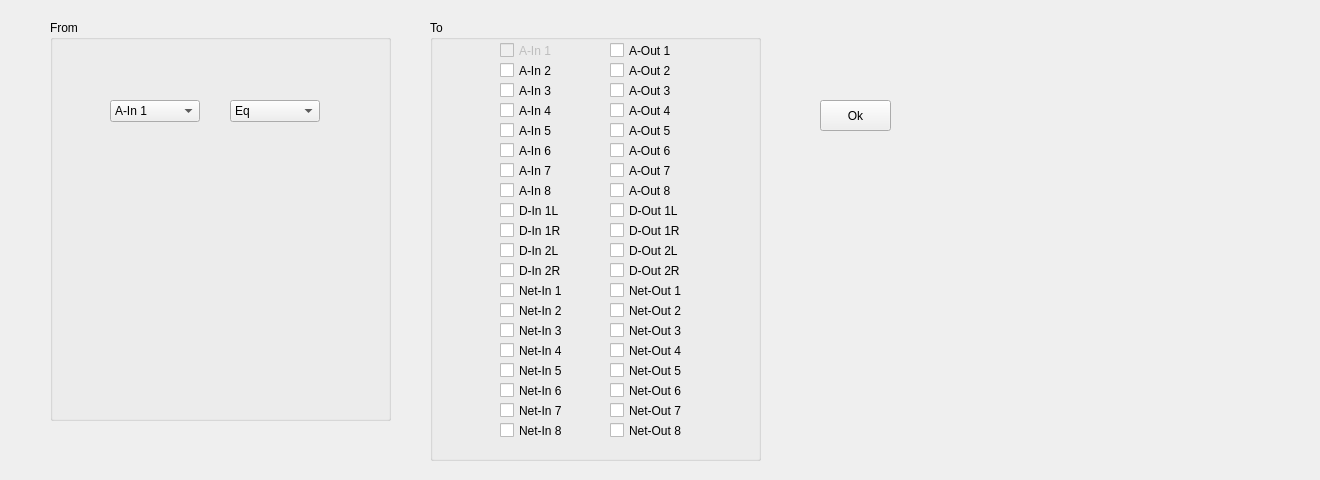
<?xml version="1.0" encoding="UTF-8"?>
<ui version="4.0">
 <class>Trn_CopyWidget</class>
 <widget class="QWidget" name="Trn_CopyWidget">
  <property name="geometry">
   <rect>
    <x>0</x>
    <y>0</y>
    <width>1320</width>
    <height>480</height>
   </rect>
  </property>
  <property name="windowTitle">
   <string>Form</string>
  </property>
  <widget class="QGroupBox" name="groupBox">
   <property name="geometry">
    <rect>
     <x>50</x>
     <y>20</y>
     <width>341</width>
     <height>401</height>
    </rect>
   </property>
   <property name="title">
    <string>From</string>
   </property>
   <widget class="QComboBox" name="comboBox_source">
    <property name="geometry">
     <rect>
      <x>60</x>
      <y>80</y>
      <width>90</width>
      <height>22</height>
     </rect>
    </property>
    <item>
     <property name="text">
      <string>A-In 1</string>
     </property>
    </item>
    <item>
     <property name="text">
      <string>A-In 2</string>
     </property>
    </item>
    <item>
     <property name="text">
      <string>A-In 3</string>
     </property>
    </item>
    <item>
     <property name="text">
      <string>A-In 4</string>
     </property>
    </item>
    <item>
     <property name="text">
      <string>A-In 5</string>
     </property>
    </item>
    <item>
     <property name="text">
      <string>A-In 6</string>
     </property>
    </item>
    <item>
     <property name="text">
      <string>A-In 7</string>
     </property>
    </item>
    <item>
     <property name="text">
      <string>A-In 8</string>
     </property>
    </item>
    <item>
     <property name="text">
      <string>D-In 1L</string>
     </property>
    </item>
    <item>
     <property name="text">
      <string>D-In 1R</string>
     </property>
    </item>
    <item>
     <property name="text">
      <string>D-In 2L</string>
     </property>
    </item>
    <item>
     <property name="text">
      <string>D-In 2R</string>
     </property>
    </item>
    <item>
     <property name="text">
      <string>Net-In 1</string>
     </property>
    </item>
    <item>
     <property name="text">
      <string>Net-In 2</string>
     </property>
    </item>
    <item>
     <property name="text">
      <string>Net-In 3</string>
     </property>
    </item>
    <item>
     <property name="text">
      <string>Net-In 4</string>
     </property>
    </item>
    <item>
     <property name="text">
      <string>Net-In 5</string>
     </property>
    </item>
    <item>
     <property name="text">
      <string>Net-In 6</string>
     </property>
    </item>
    <item>
     <property name="text">
      <string>Net-In 7</string>
     </property>
    </item>
    <item>
     <property name="text">
      <string>Net-In 8</string>
     </property>
    </item>
    <item>
     <property name="text">
      <string>A-Out 1</string>
     </property>
    </item>
    <item>
     <property name="text">
      <string>A-Out 2</string>
     </property>
    </item>
    <item>
     <property name="text">
      <string>A-Out 3</string>
     </property>
    </item>
    <item>
     <property name="text">
      <string>A-Out 4</string>
     </property>
    </item>
    <item>
     <property name="text">
      <string>A-Out 5</string>
     </property>
    </item>
    <item>
     <property name="text">
      <string>A-Out 6</string>
     </property>
    </item>
    <item>
     <property name="text">
      <string>A-Out 7</string>
     </property>
    </item>
    <item>
     <property name="text">
      <string>A-Out 8</string>
     </property>
    </item>
    <item>
     <property name="text">
      <string>D-Out 1L</string>
     </property>
    </item>
    <item>
     <property name="text">
      <string>D-Out 1R</string>
     </property>
    </item>
    <item>
     <property name="text">
      <string>D-Out 2L</string>
     </property>
    </item>
    <item>
     <property name="text">
      <string>D-Out 2R</string>
     </property>
    </item>
    <item>
     <property name="text">
      <string>Net-Out 1</string>
     </property>
    </item>
    <item>
     <property name="text">
      <string>Net-Out 2</string>
     </property>
    </item>
    <item>
     <property name="text">
      <string>Net-Out 3</string>
     </property>
    </item>
    <item>
     <property name="text">
      <string>Net-Out 4</string>
     </property>
    </item>
    <item>
     <property name="text">
      <string>Net-Out 5</string>
     </property>
    </item>
    <item>
     <property name="text">
      <string>Net-Out 6</string>
     </property>
    </item>
    <item>
     <property name="text">
      <string>Net-Out 7</string>
     </property>
    </item>
    <item>
     <property name="text">
      <string>Net-Out 8</string>
     </property>
    </item>
   </widget>
   <widget class="QComboBox" name="comboBox_type">
    <property name="geometry">
     <rect>
      <x>180</x>
      <y>80</y>
      <width>90</width>
      <height>22</height>
     </rect>
    </property>
    <item>
     <property name="text">
      <string>Eq</string>
     </property>
    </item>
    <item>
     <property name="text">
      <string>Dyn</string>
     </property>
    </item>
   </widget>
  </widget>
  <widget class="QGroupBox" name="groupBox_2">
   <property name="geometry">
    <rect>
     <x>430</x>
     <y>20</y>
     <width>331</width>
     <height>441</height>
    </rect>
   </property>
   <property name="title">
    <string>To</string>
   </property>
   <widget class="QCheckBox" name="AOut8">
    <property name="geometry">
     <rect>
      <x>180</x>
      <y>160</y>
      <width>90</width>
      <height>21</height>
     </rect>
    </property>
    <property name="text">
     <string>A-Out 8</string>
    </property>
   </widget>
   <widget class="QCheckBox" name="NetOut3">
    <property name="geometry">
     <rect>
      <x>180</x>
      <y>300</y>
      <width>90</width>
      <height>21</height>
     </rect>
    </property>
    <property name="text">
     <string>Net-Out 3</string>
    </property>
   </widget>
   <widget class="QCheckBox" name="DIn2L">
    <property name="geometry">
     <rect>
      <x>70</x>
      <y>220</y>
      <width>90</width>
      <height>21</height>
     </rect>
    </property>
    <property name="text">
     <string>D-In 2L</string>
    </property>
   </widget>
   <widget class="QCheckBox" name="AOut5">
    <property name="geometry">
     <rect>
      <x>180</x>
      <y>100</y>
      <width>90</width>
      <height>21</height>
     </rect>
    </property>
    <property name="text">
     <string>A-Out 5</string>
    </property>
   </widget>
   <widget class="QCheckBox" name="AIn3">
    <property name="geometry">
     <rect>
      <x>70</x>
      <y>60</y>
      <width>90</width>
      <height>21</height>
     </rect>
    </property>
    <property name="text">
     <string>A-In 3</string>
    </property>
   </widget>
   <widget class="QCheckBox" name="AIn7">
    <property name="geometry">
     <rect>
      <x>70</x>
      <y>140</y>
      <width>90</width>
      <height>21</height>
     </rect>
    </property>
    <property name="text">
     <string>A-In 7</string>
    </property>
   </widget>
   <widget class="QCheckBox" name="DIn2R">
    <property name="geometry">
     <rect>
      <x>70</x>
      <y>240</y>
      <width>90</width>
      <height>21</height>
     </rect>
    </property>
    <property name="text">
     <string>D-In 2R</string>
    </property>
   </widget>
   <widget class="QCheckBox" name="NetOut1">
    <property name="geometry">
     <rect>
      <x>180</x>
      <y>260</y>
      <width>90</width>
      <height>21</height>
     </rect>
    </property>
    <property name="text">
     <string>Net-Out 1</string>
    </property>
   </widget>
   <widget class="QCheckBox" name="AOut6">
    <property name="geometry">
     <rect>
      <x>180</x>
      <y>120</y>
      <width>90</width>
      <height>21</height>
     </rect>
    </property>
    <property name="text">
     <string>A-Out 6</string>
    </property>
   </widget>
   <widget class="QCheckBox" name="AIn8">
    <property name="geometry">
     <rect>
      <x>70</x>
      <y>160</y>
      <width>90</width>
      <height>21</height>
     </rect>
    </property>
    <property name="text">
     <string>A-In 8</string>
    </property>
   </widget>
   <widget class="QCheckBox" name="NetOut4">
    <property name="geometry">
     <rect>
      <x>180</x>
      <y>320</y>
      <width>90</width>
      <height>21</height>
     </rect>
    </property>
    <property name="text">
     <string>Net-Out 4</string>
    </property>
   </widget>
   <widget class="QCheckBox" name="NetIn7">
    <property name="geometry">
     <rect>
      <x>70</x>
      <y>380</y>
      <width>90</width>
      <height>21</height>
     </rect>
    </property>
    <property name="text">
     <string>Net-In 7</string>
    </property>
   </widget>
   <widget class="QCheckBox" name="NetIn3">
    <property name="geometry">
     <rect>
      <x>70</x>
      <y>300</y>
      <width>90</width>
      <height>21</height>
     </rect>
    </property>
    <property name="text">
     <string>Net-In 3</string>
    </property>
   </widget>
   <widget class="QCheckBox" name="AIn5">
    <property name="geometry">
     <rect>
      <x>70</x>
      <y>100</y>
      <width>90</width>
      <height>21</height>
     </rect>
    </property>
    <property name="text">
     <string>A-In 5</string>
    </property>
   </widget>
   <widget class="QCheckBox" name="AOut1">
    <property name="geometry">
     <rect>
      <x>180</x>
      <y>20</y>
      <width>90</width>
      <height>21</height>
     </rect>
    </property>
    <property name="text">
     <string>A-Out 1</string>
    </property>
   </widget>
   <widget class="QCheckBox" name="NetIn4">
    <property name="geometry">
     <rect>
      <x>70</x>
      <y>320</y>
      <width>90</width>
      <height>21</height>
     </rect>
    </property>
    <property name="text">
     <string>Net-In 4</string>
    </property>
   </widget>
   <widget class="QCheckBox" name="NetIn1">
    <property name="geometry">
     <rect>
      <x>70</x>
      <y>260</y>
      <width>90</width>
      <height>21</height>
     </rect>
    </property>
    <property name="text">
     <string>Net-In 1</string>
    </property>
   </widget>
   <widget class="QCheckBox" name="DOut2R">
    <property name="geometry">
     <rect>
      <x>180</x>
      <y>240</y>
      <width>90</width>
      <height>21</height>
     </rect>
    </property>
    <property name="text">
     <string>D-Out 2R</string>
    </property>
   </widget>
   <widget class="QCheckBox" name="AIn6">
    <property name="geometry">
     <rect>
      <x>70</x>
      <y>120</y>
      <width>90</width>
      <height>21</height>
     </rect>
    </property>
    <property name="text">
     <string>A-In 6</string>
    </property>
   </widget>
   <widget class="QCheckBox" name="AOut7">
    <property name="geometry">
     <rect>
      <x>180</x>
      <y>140</y>
      <width>90</width>
      <height>21</height>
     </rect>
    </property>
    <property name="text">
     <string>A-Out 7</string>
    </property>
   </widget>
   <widget class="QCheckBox" name="NetOut2">
    <property name="geometry">
     <rect>
      <x>180</x>
      <y>280</y>
      <width>90</width>
      <height>21</height>
     </rect>
    </property>
    <property name="text">
     <string>Net-Out 2</string>
    </property>
   </widget>
   <widget class="QCheckBox" name="NetIn5">
    <property name="geometry">
     <rect>
      <x>70</x>
      <y>340</y>
      <width>90</width>
      <height>21</height>
     </rect>
    </property>
    <property name="text">
     <string>Net-In 5</string>
    </property>
   </widget>
   <widget class="QCheckBox" name="DOut1R">
    <property name="geometry">
     <rect>
      <x>180</x>
      <y>200</y>
      <width>90</width>
      <height>21</height>
     </rect>
    </property>
    <property name="text">
     <string>D-Out 1R</string>
    </property>
   </widget>
   <widget class="QCheckBox" name="AIn2">
    <property name="geometry">
     <rect>
      <x>70</x>
      <y>40</y>
      <width>90</width>
      <height>21</height>
     </rect>
    </property>
    <property name="text">
     <string>A-In 2</string>
    </property>
   </widget>
   <widget class="QCheckBox" name="DIn1L">
    <property name="geometry">
     <rect>
      <x>70</x>
      <y>180</y>
      <width>90</width>
      <height>21</height>
     </rect>
    </property>
    <property name="text">
     <string>D-In 1L</string>
    </property>
   </widget>
   <widget class="QCheckBox" name="NetOut6">
    <property name="geometry">
     <rect>
      <x>180</x>
      <y>360</y>
      <width>90</width>
      <height>21</height>
     </rect>
    </property>
    <property name="text">
     <string>Net-Out 6</string>
    </property>
   </widget>
   <widget class="QCheckBox" name="NetOut8">
    <property name="geometry">
     <rect>
      <x>180</x>
      <y>400</y>
      <width>90</width>
      <height>21</height>
     </rect>
    </property>
    <property name="text">
     <string>Net-Out 8</string>
    </property>
   </widget>
   <widget class="QCheckBox" name="DOut1L">
    <property name="geometry">
     <rect>
      <x>180</x>
      <y>180</y>
      <width>90</width>
      <height>21</height>
     </rect>
    </property>
    <property name="text">
     <string>D-Out 1L</string>
    </property>
   </widget>
   <widget class="QCheckBox" name="AOut2">
    <property name="geometry">
     <rect>
      <x>180</x>
      <y>40</y>
      <width>90</width>
      <height>21</height>
     </rect>
    </property>
    <property name="text">
     <string>A-Out 2</string>
    </property>
   </widget>
   <widget class="QCheckBox" name="NetOut7">
    <property name="geometry">
     <rect>
      <x>180</x>
      <y>380</y>
      <width>90</width>
      <height>21</height>
     </rect>
    </property>
    <property name="text">
     <string>Net-Out 7</string>
    </property>
   </widget>
   <widget class="QCheckBox" name="NetOut5">
    <property name="geometry">
     <rect>
      <x>180</x>
      <y>340</y>
      <width>90</width>
      <height>21</height>
     </rect>
    </property>
    <property name="text">
     <string>Net-Out 5</string>
    </property>
   </widget>
   <widget class="QCheckBox" name="AIn1">
    <property name="enabled">
     <bool>false</bool>
    </property>
    <property name="geometry">
     <rect>
      <x>70</x>
      <y>20</y>
      <width>90</width>
      <height>21</height>
     </rect>
    </property>
    <property name="text">
     <string>A-In 1</string>
    </property>
   </widget>
   <widget class="QCheckBox" name="AOut3">
    <property name="geometry">
     <rect>
      <x>180</x>
      <y>60</y>
      <width>90</width>
      <height>21</height>
     </rect>
    </property>
    <property name="text">
     <string>A-Out 3</string>
    </property>
   </widget>
   <widget class="QCheckBox" name="AOut4">
    <property name="geometry">
     <rect>
      <x>180</x>
      <y>80</y>
      <width>90</width>
      <height>21</height>
     </rect>
    </property>
    <property name="text">
     <string>A-Out 4</string>
    </property>
   </widget>
   <widget class="QCheckBox" name="NetIn2">
    <property name="geometry">
     <rect>
      <x>70</x>
      <y>280</y>
      <width>90</width>
      <height>21</height>
     </rect>
    </property>
    <property name="text">
     <string>Net-In 2</string>
    </property>
   </widget>
   <widget class="QCheckBox" name="NetIn6">
    <property name="geometry">
     <rect>
      <x>70</x>
      <y>360</y>
      <width>90</width>
      <height>21</height>
     </rect>
    </property>
    <property name="text">
     <string>Net-In 6</string>
    </property>
   </widget>
   <widget class="QCheckBox" name="AIn4">
    <property name="geometry">
     <rect>
      <x>70</x>
      <y>80</y>
      <width>90</width>
      <height>21</height>
     </rect>
    </property>
    <property name="text">
     <string>A-In 4</string>
    </property>
   </widget>
   <widget class="QCheckBox" name="DIn1R">
    <property name="geometry">
     <rect>
      <x>70</x>
      <y>200</y>
      <width>90</width>
      <height>21</height>
     </rect>
    </property>
    <property name="text">
     <string>D-In 1R</string>
    </property>
   </widget>
   <widget class="QCheckBox" name="DOut2L">
    <property name="geometry">
     <rect>
      <x>180</x>
      <y>220</y>
      <width>90</width>
      <height>21</height>
     </rect>
    </property>
    <property name="text">
     <string>D-Out 2L</string>
    </property>
   </widget>
   <widget class="QCheckBox" name="NetIn8">
    <property name="geometry">
     <rect>
      <x>70</x>
      <y>400</y>
      <width>90</width>
      <height>21</height>
     </rect>
    </property>
    <property name="text">
     <string>Net-In 8</string>
    </property>
   </widget>
  </widget>
  <widget class="QPushButton" name="pushButton">
   <property name="geometry">
    <rect>
     <x>820</x>
     <y>100</y>
     <width>71</width>
     <height>31</height>
    </rect>
   </property>
   <property name="text">
    <string>Ok</string>
   </property>
  </widget>
 </widget>
 <resources/>
 <connections/>
</ui>
